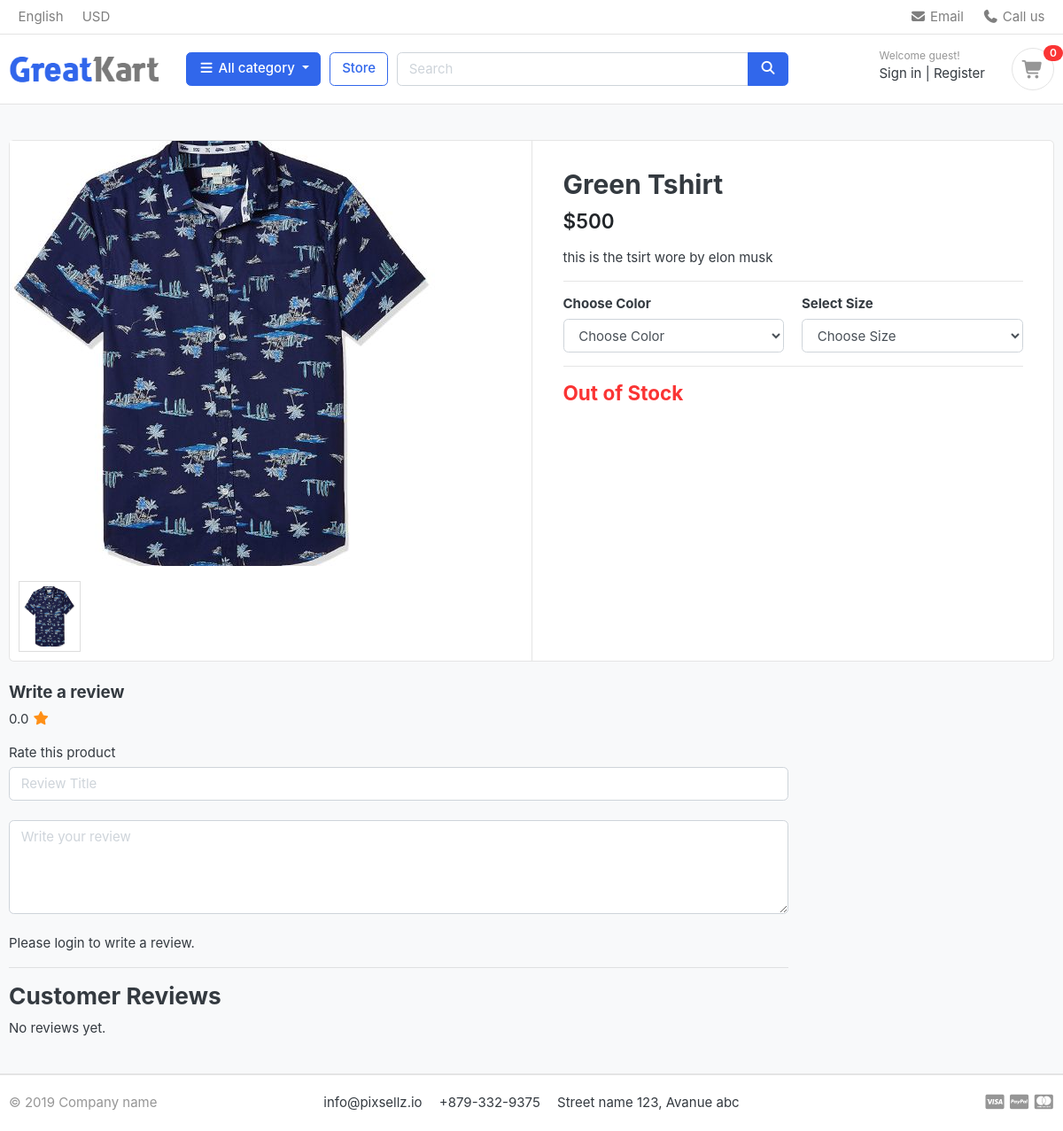
/store/category/t-shirt/green-tshirt/, run on the app's committed database.
### store/models.py (models this page shows, shortened)
class Product(models.Model):
    product_name =  models.CharField(max_length=200, unique= True)
    slug = models.SlugField(max_length=255, unique= True)
    description  =  models.TextField(max_length= 500, blank= True)
    price = models.IntegerField()
    image = models.ImageField(upload_to='photos/ptoducts')
    stock = models.IntegerField()
    is_available = models.BooleanField(default=True)
    category = models.ForeignKey(Category, on_delete=models.CASCADE)
    created_date = models.DateTimeField(auto_now_add=True)
    modified_date = models.DateField(auto_now=True)
    def averageReview(self):
        reviews = ReviewRating.objects.filter(product_id = self.id, status = True).aggregate(average = Avg('rating'))
        avg = 0
        if reviews['average'] is not None:
            avg = float(reviews['average'])
        return avg

### store/views.py (the view)
# urls.py: path('category/<slug:category_slug>/<slug:product_slug>/',views.product_detail, name = 'product_detail'),
def product_detail(request, category_slug, product_slug):
    single_product = get_object_or_404(
        Product,
        category__slug=category_slug,
        slug=product_slug
    )
    colors = Variation.objects.filter(
        product=single_product,
        variation_category='color',
        is_active=True
    )
    sizes = Variation.objects.filter(
        product=single_product,
        variation_category='size',
        is_active=True
    )
    reviews = ReviewRating.objects.filter(
        product_id=single_product.id,
        status=True
    )
    if request.user.is_authenticated:
        orderproduct = OrderProduct.objects.filter(
            user=request.user,
            product_id=single_product.id,
            ordered=True
        ).exists()
    else:
        orderproduct = False
    product_gallery = ProductGallery.objects.filter(product_id=single_product.id)
    context = {
        'single_product': single_product,
        'reviews': reviews,
        'colors': colors,
        'sizes': sizes,
        'orderproduct': orderproduct,
        'product_gallery': product_gallery,
    }
    return render(request, 'store/product_detail.html', context)

### carts/context_processor.py (called while the page is built)
def counter(request):
    cart_count = 0
    if 'admin' in request.path:
        return {}
    try:
        if request.user.is_authenticated:
            cart_items = CartItem.objects.filter(user=request.user, is_active=True)
        else:
            cart = Cart.objects.get(cart_id=_cart_id(request))
            cart_items = CartItem.objects.filter(cart=cart, is_active=True)
        for cart_item in cart_items:
            cart_count += cart_item.quantity
    except Cart.DoesNotExist:
        cart_count = 0
    return dict(cart_count=cart_count)

### carts/views.py (called while the page is built)
def _cart_id(request):
    cart = request.session.session_key
    if not cart:
        cart = request.session.create()
    return cart

### category/context_processor.py (called while the page is built)
def menu_links(request):
    links = Category.objects.all()
    return dict(links=links)

### category/models.py (called while the page is built)
    def get_url(self):
        return reverse('products_by_category', args=[self.slug])

### templates/store/product_detail.html (shortened to what this page needs)
{% extends "base.html" %}
{% load static %}
{% block content %}
<section class="section-content padding-y bg">
<div class="container">
<div class="card">
  <div class="row no-gutters">
<aside class="col-md-6">
  <div class="img-big-wrap">
    <img id="mainImage" src="{{ single_product.image.url }}">
  </div>
  <ul class="thumb d-flex mt-2">
    <li>
      <img src="{{ single_product.image.url }}"
           onclick="changeImage(this)"
           style="width:70px; cursor:pointer;">
    </li>
  </ul>
</aside>
    <main class="col-md-6 border-left">
      <form action="{% url 'add_cart' single_product.id %}" method="POST">
        <article class="content-body">
          <h2 class="title">{{ single_product.product_name }}</h2>
          <div class="mb-3">
            <var class="price h4">${{ single_product.price }}</var>
          </div>
          <p>{{ single_product.description }}</p>
          <hr>
          <div class="row">
            <div class="col-md-6">
              <h6>Choose Color</h6>
              <select name="color" class="form-control" required>
                <option value="" disabled selected>Choose Color</option>
              </select>
            </div>
            <div class="col-md-6">
              <h6>Select Size</h6>
              <select name="size" class="form-control" required>
                <option value="" disabled selected>Choose Size</option>
              </select>
            </div>
          </div>
          <hr>
          {% if single_product.stock <= 0 %}
            <h4 class="text-danger">Out of Stock</h4>
          {% else %}
            <button type="submit" class="btn btn-primary">
              Add to Cart <i class="fas fa-shopping-cart"></i>
            </button>
          {% endif %}
        </article>
      </form>
    </main>
  </div>
</div>
<br>
<div class="row">
  <div class="col-md-9">
    <form action="{% url 'submit_review' single_product.id %}" method="POST">
      <h5>Write a review</h5>
      <p>
        {{ single_product.averageReview|floatformat:1 }}
        <i class="fas fa-star text-warning"></i>
      </p>
      <label>Rate this product</label>
      <br>
      <input type="text" name="subject" class="form-control" placeholder="Review Title">
      <br>
      <textarea name="review" class="form-control" rows="4" placeholder="Write your review"></textarea>
      <br>
      {% if user.is_authenticated %}
        {% if orderproduct %}
          <button type="submit" class="btn btn-primary">Submit Review</button>
        {% else %}
          <p class="text-muted">You must purchase this product to review.</p>
        {% endif %}
      {% else %}
        <p>Please login to write a review.</p>
      {% endif %}
    </form>
    <hr>
    <h3>Customer Reviews</h3>
    {% for review in reviews %}
    <article class="box mb-3">
      <div class="d-flex justify-content-between">
        <strong>{{ review.user.full_name }}</strong>
        <small>{{ review.created_at|date:"M d, Y" }}</small>
      </div>
      <div>
        {% for i in "12345" %}
          {% if forloop.counter <= review.rating %}
            <i class="fas fa-star text-warning"></i>
          {% else %}
            <i class="far fa-star text-warning"></i>
          {% endif %}
        {% endfor %}
      </div>
      <strong>{{ review.subject }}</strong>
      <p>{{ review.review }}</p>
    </article>
    {% empty %}
      <p>No reviews yet.</p>
    {% endfor %}
  </div>
</div>
</div>
</section>
{% endblock %}

### static/css/ui.css (style rules this page uses)
html { font-family: "Inter", sans-serif; font-size: 15px; }
.content-body { flex: 1 1 auto; padding: 2rem 2.3rem; }
.padding-y { padding-top: 40px; padding-bottom: 40px; }
var { font-style: normal; }
article:after, .form-group:after { display: block; clear: both; content: ""; }
.bg { background-color: #f8f9fa; }
p:last-child { margin-bottom: 0; }
.price { font-weight: 600; color: #212529; }

### static/css/custom.css (style rules this page uses)
ul.thumb { padding: 0; margin:0 auto; float: left; }
ul.thumb li { list-style: none; display: inline-block; margin: 10px; }
ul.thumb li img { width: 80px; height: 80px; border: 1px solid #ddd; list-style: none; padding: 5px; }

### data on the page
Product: image (picture), product_name "Green Tshirt", price "500", description "this is the tsirt wore by elon musk", averageReview "0.0"

### other printed values
{{ cart_count }} "0"
